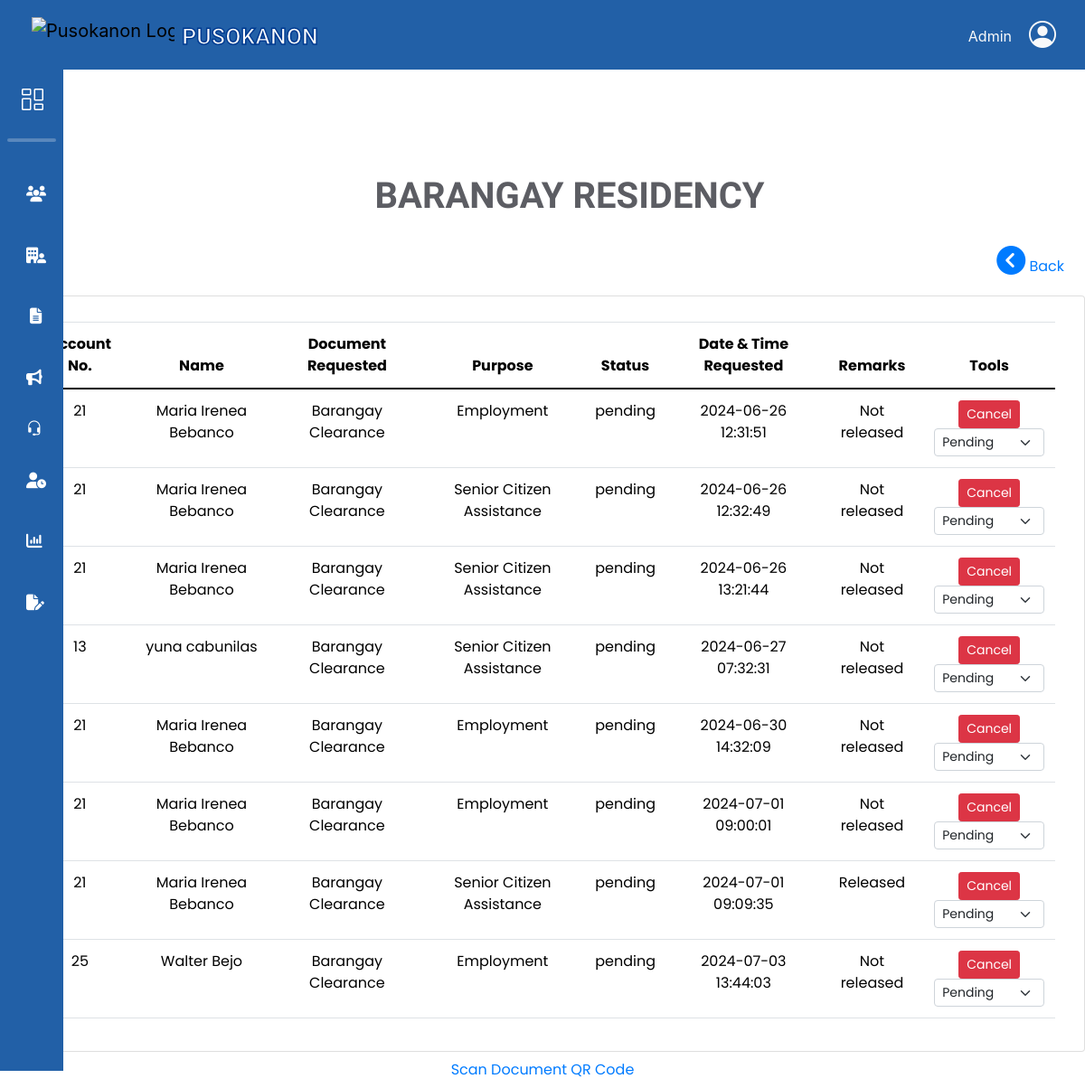
The page /adminbejo/Barangay-Residency.php on the database its author committed.
### tables this page shows
CREATE TABLE `request_doc` (
  `doc_ID` int(11) NOT NULL,
  `res_id` int(11) NOT NULL,
  `docType_id` int(11) NOT NULL,
  `purpose_id` int(11) NOT NULL,
  `purpose_name` varchar(255) DEFAULT NULL,
  `stat` varchar(50) NOT NULL DEFAULT 'pending',
  `date_req` timestamp NOT NULL DEFAULT current_timestamp(),
  `date_processed` timestamp NULL DEFAULT current_timestamp() ON UPDATE current_timestamp(),
  `remarks` varchar(100) DEFAULT 'Not released',
  `request_id` varchar(20) NOT NULL,
  `qrCode_image` varchar(200) NOT NULL
);

CREATE TABLE `resident_users` (
  `res_ID` int(11) NOT NULL,
  `res_fname` varchar(50) NOT NULL,
  `res_lname` varchar(50) NOT NULL,
  `res_midname` varchar(50) NOT NULL,
  `res_suffix` varchar(10) DEFAULT NULL,
  `gender` varchar(10) NOT NULL,
  `birth_date` date NOT NULL,
  `civil_status` varchar(20) NOT NULL,
  `citizenship` varchar(30) NOT NULL,
  `place_birth` varchar(100) NOT NULL,
  `contact_no` varchar(13) NOT NULL,
  `res_email` varchar(100) NOT NULL,
  `addr_sitio` varchar(50) NOT NULL,
  `addr_purok` varchar(50) NOT NULL,
  `res_password` varchar(100) NOT NULL,
  `profile_picture` varchar(200) DEFAULT NULL,
  `registered_voter` varchar(15) NOT NULL,
  `userRole_id` int(11) NOT NULL,
  `reset_token_hash` varchar(64) DEFAULT NULL,
  `reset_token_expires_at` datetime DEFAULT NULL
);

CREATE TABLE `doc_type` (
  `docType_id` int(11) NOT NULL,
  `doc_name` varchar(100) NOT NULL,
  `doc_amount` int(11) NOT NULL
);

### db/DBconn.php (called while the page is built, shortened)
<?php
	function fetchdocsRequest($pdo) {
		$sql = "SELECT
					ru.res_id, doc_ID, stat,
					CONCAT(ru.res_fname, ' ', ru.res_lname) AS resident_name,
					dt.doc_name AS document_name,
					rd.purpose_name AS purpose_name,
					rd.date_req,
					rd.remarks
				FROM request_doc rd
				INNER JOIN resident_users ru ON rd.res_id = ru.res_id
				INNER JOIN doc_type dt ON rd.docType_id = dt.docType_id
				INNER JOIN docs_purpose dp ON rd.purpose_id = dp.purpose_id";
		$stmt = $pdo->prepare($sql);
		$stmt->execute();
		return $stmt->fetchAll();
	}
?>

### adminbejo/Barangay-Residency.php (the view, shortened to what this page needs)
<?php
include 'headerAdmin.php';
include '../db/DBconn.php';
$requests = fetchdocsRequest($pdo);
?>
<link rel="stylesheet" href="css/document.css">
<main>
    <div class="container-fluid">
        <div class="row">
            <div class="col-12 pt-3 d-flex justify-content-center">
                <h1 class="title">BARANGAY RESIDENCY</h1>
            </div>
        </div>
        <div class="row d-flex justify-content-end m-2">
            <div class="col-12 col-md-4 d-flex justify-content-end p-0">
                <a href="Admin-Document.php" class="back-button">
                    <i class="fa-solid fa-circle-chevron-left fa-2x"></i>
                    <span>Back</span>
                </a>
            </div>
        </div>
        <div class="row d-flex justify-content-center">
            <div class="card">
                <div class="card-body mt-2">
                    <div class="table-responsive">
                        <table class="table text-center">
                            <thead>
                                <tr>
                                    <th class="account-no">Account No.</th>
                                    <th class="name">Name</th>
                                    <th class="document-requested">Document Requested</th>
                                    <th class="purpose">Purpose</th>
                                    <th class="status">Status</th>
                                    <th class="date-time-requested">Date & Time Requested</th>
                                    <th class="remarks">Remarks</th>
                                    <th class="tools">Tools</th>
                                </tr>
                            </thead>
                            <tbody>
                                <?php foreach ($requests as $request): ?>
                                    <tr>
                                        <td class="account-no"><?= htmlspecialchars($request['res_id']); ?></td>
                                        <td class="name"><?= htmlspecialchars($request['resident_name']); ?></td>
                                        <td class="document-requested"><?= htmlspecialchars($request['document_name']); ?></td>
                                        <td class="purpose"><?= htmlspecialchars($request['purpose_name']); ?></td>
                                        <td class="status"><?= htmlspecialchars($request['stat']); ?></td>
                                        <td class="date-time-requested"><?= htmlspecialchars($request['date_req']); ?></td>
                                        <td class="remarks"><?= htmlspecialchars($request['remarks']); ?></td>
                                        <td class="tools">
                                            <div class="inline-tools">
                                                <div class="btn btn-danger btn-sm btn-1">Cancel</div>
                                                <form class="status-form" action="../db/updateStatus.php" method="POST">
                                                    <select name="status" class="form-select form-select-sm" onchange="this.form.submit()">
                                                        <option value="Pending" <?= $request['stat'] == 'Pending' ? 'selected' : ''; ?>>Pending</option>
                                                    </select>
                                                </form>
                                            </div>
                                        </td>
                                    </tr>
                                <?php endforeach; ?>
                            </tbody>
                        </table>
                    </div>
                </div>
            </div>
        </div>
        <div class="row d-flex justify-content-center m-2">
            <div class="col-12 col-md-4 d-flex justify-content-center align-items-end p-0">
                <a href="ScanQR.php" class="asd-button">Scan Document QR Code</a>
            </div>
        </div>
    </div>
</main>
<?php include 'footerAdmin.php';?>

### adminbejo/headerAdmin.php (shortened to what this page needs)
<!DOCTYPE html>
<html>
<head>
    <link rel="stylesheet" href="https://cdn.jsdelivr.net/npm/bootstrap-icons@1.11.3/font/bootstrap-icons.min.css">
    <link href="https://cdn.jsdelivr.net/npm/bootstrap@5.3.3/dist/css/bootstrap.min.css" rel="stylesheet">
	<link rel="stylesheet" href="https://cdn.jsdelivr.net/npm/bootstrap@5.0.2/dist/css/bootstrap.min.css">
	<link rel="stylesheet" href="https://maxcdn.bootstrapcdn.com/bootstrap/4.5.2/css/bootstrap.min.css">
	<link rel="stylesheet" href="https://cdnjs.cloudflare.com/ajax/libs/animate.css/4.1.1/animate.min.css">
    <link rel="stylesheet" href="https://cdnjs.cloudflare.com/ajax/libs/font-awesome/5.15.1/css/all.min.css">
    <link rel="stylesheet" href="https://cdnjs.cloudflare.com/ajax/libs/font-awesome/6.5.2/css/all.min.css" />
    <link rel="stylesheet" href="https://cdn.jsdelivr.net/npm/sweetalert2@11/dist/sweetalert2.min.css">
    <link href="https://cdn.lineicons.com/4.0/lineicons.css" rel="stylesheet" />
	<link rel="stylesheet" href="css/headerADstyle.css">
</head>
<body>
    <header>
        <nav class="navbar navbar-expand-lg">
            <a class="navbar-brand" href="Admin-Dashboard.php">
                <div class="logo-holder row">
                    <div class="col px-1">
                        <img src="../PicturesNeeded/pusokLogo.png" alt="Pusokanon Logo">
                    </div>
                    <div class="col px-1 pt-1">
                        <span> PUSOKANON</span>
                    </div>
                </div>
            </a>
            <div class="dropdown ">
                <button class="nav-link text-light" id="loginDropdown" role="button" data-toggle="dropdown" aria-haspopup="true" aria-expanded="false">
                    <div class="row">
                        <div class="col px-1 mt-2 pt-1"><span class="admin-text">Admin</span></div>
                        <div class="col"><i class="bi bi-person-circle"></i></div>
                    </div>
                </button>
            </div>
        </nav>
    </header>
    <div class="holder-body">
        <div class="wrapper">
            <aside id="sidebar">
                <div class="d-flex">
                    <button class="toggle-btn" type="button">
                        <i class="bi bi-columns-gap"></i>
                    </button>
                    <div class="sidebar-logo">
                    </div>
                </div>
                    <hr class=" bg-white m-2">
                <ul class="sidebar-nav">
                    <li class="sidebar-item">
                        <a href="Manage-Users.php" class="sidebar-link">
                            <i class="fa-solid fa-users"></i>
                        </a>
                    </li>
                    <li class="sidebar-item">
                        <a href="#" class="sidebar-link">
                            <i class="fa-solid fa-building-user"></i>
                        </a>
                    </li>
                    <li class="sidebar-item">
                        <a href="#" class="sidebar-link collapsed has-dropdown" data-bs-toggle="collapse"
                            data-bs-target="#auth" aria-expanded="false" aria-controls="auth">
                            <i class="fa-solid fa-file-lines ms-1"></i>
                        </a>
                    </li>
                    <li class="sidebar-item">
                        <a href="#" class="sidebar-link">
                            <i class="fa-solid fa-bullhorn"></i>
                        </a>
                    </li>
                    <li class="sidebar-item">
                        <a href="#" class="sidebar-link collapsed has-dropdown" data-bs-toggle="collapse"
                            data-bs-target="#blotter" aria-expanded="false" aria-controls="blotter">
                            <i class="bi bi-headset"></i>
                        </a>
                    </li>
                    <li class="sidebar-item">
                        <a href="pendingUser2.0.php" class="sidebar-link">
                            <i class="fa-solid fa-user-clock"></i>
                        </a>
                    </li>
                    <li class="sidebar-item">
                        <a href="DocumentRate.php" class="sidebar-link">
                            <i class="fa-solid fa-chart-column"></i>
                        </a>
                    </li>
                    <li class="sidebar-item">
                        <a href="#" class="sidebar-link">
                            <i class="fa-solid fa-file-pen"></i>
                        </a>
                    </li>
                </ul>
            </aside>

### adminbejo/footerAdmin.php (shortened to what this page needs)
</body>
</html>

### adminbejo/css/headerADstyle.css (style rules this page uses)
body { height: 100%; margin-top: 77px; }
.navbar { background-color: #2260A7 ; position: fixed; top: 0; left: 0; right: 0; z-index: 1000; justify-content: space-between; }
.navbar-brand img { height: 45px; margin-left: 30px; }
.navbar-brand span { font-size: 25px; font-weight: bold; font-family: 'Titan One', cursive; color: white; -webkit-text-stroke: 1.5px #003A90; }
.nav-link { color: #ffffff; margin-right: 0px; }
.bi-person-circle { font-size: 30px; }
a { text-decoration: none; }
li { list-style: none; }
h1 { font-weight: 600; font-size: 1rem; }
hr { height: 3px !important; border-radius: 10px; }
.holder-body { position: relative; max-height: 100%; }
.wrapper { font-family: 'Poppins', sans-serif; display: flex; max-height: 100%; }
#sidebar { width: 70px; min-width: 70px; z-index: 1000; transition: all .25s ease-in-out; background-color: #2260A7; display: flex; position: fixed; flex-direction: column; height: 92%; }
.toggle-btn { background-color: transparent; cursor: pointer; border: 0; padding: 1rem 1.5rem; }
.toggle-btn i { font-size: 1.5rem; color: #FFF; }
.sidebar-logo { margin: auto 0; }
.sidebar-nav { padding: 1rem 0; flex: 1 1 auto; }
a.sidebar-link { padding: .625rem 1.625rem; color: #FFF; display: block; font-size: 0.9rem; white-space: nowrap; border-left: 3px solid transparent; }
.sidebar-link i { font-size: 1.1rem; margin-right: .75rem; }
.sidebar-item { position: relative; }
@media (min-width: 1200px) { #sidebar { width: 70px; min-width: 70px; z-index: 1000; transition: all .25s ease-in-out; background-color: #2260A7; display: flex; position: fixed; flex-direction: column; height: 92%; } }

### css/document.css (style rules this page uses)
.container-fluid { margin-top: 100px; width: 100%; }
h1 { font-family: 'Titan One', cursive; font-size: 2.5rem; margin-left: 5vw; color: #5C5D63; }
.fa-solid { margin: 15px 0px; }

### rows shown on the page
request_doc: res.res_ID "21", resident_name "Maria Irenea Bebanco", docType.doc_name "Barangay Clearance", purpose_name "Employment", stat "pending", date_req "2024-06-26 12:31:51", remarks "Not released"
request_doc: res.res_ID "21", resident_name "Maria Irenea Bebanco", docType.doc_name "Barangay Clearance", purpose_name "Senior Citizen Assistance", stat "pending", date_req "2024-06-26 12:32:49", remarks "Not released"
request_doc: res.res_ID "21", resident_name "Maria Irenea Bebanco", docType.doc_name "Barangay Clearance", purpose_name "Senior Citizen Assistance", stat "pending", date_req "2024-06-26 13:21:44", remarks "Not released"
request_doc: res.res_ID "13", resident_name "yuna cabunilas", docType.doc_name "Barangay Clearance", purpose_name "Senior Citizen Assistance", stat "pending", date_req "2024-06-27 07:32:31", remarks "Not released"
request_doc: res.res_ID "21", resident_name "Maria Irenea Bebanco", docType.doc_name "Barangay Clearance", purpose_name "Employment", stat "pending", date_req "2024-06-30 14:32:09", remarks "Not released"
request_doc: res.res_ID "21", resident_name "Maria Irenea Bebanco", docType.doc_name "Barangay Clearance", purpose_name "Employment", stat "pending", date_req "2024-07-01 09:00:01", remarks "Not released"
request_doc: res.res_ID "21", resident_name "Maria Irenea Bebanco", docType.doc_name "Barangay Clearance", purpose_name "Senior Citizen Assistance", stat "pending", date_req "2024-07-01 09:09:35", remarks "Released"
request_doc: res.res_ID "25", resident_name "Walter Bejo", docType.doc_name "Barangay Clearance", purpose_name "Employment", stat "pending", date_req "2024-07-03 13:44:03", remarks "Not released"
